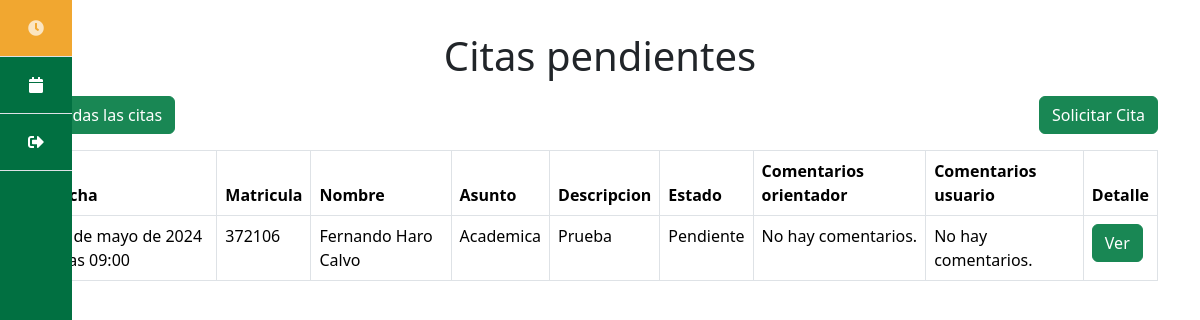
Page /citas_pendientes/ (signed in) on the earlier database version.
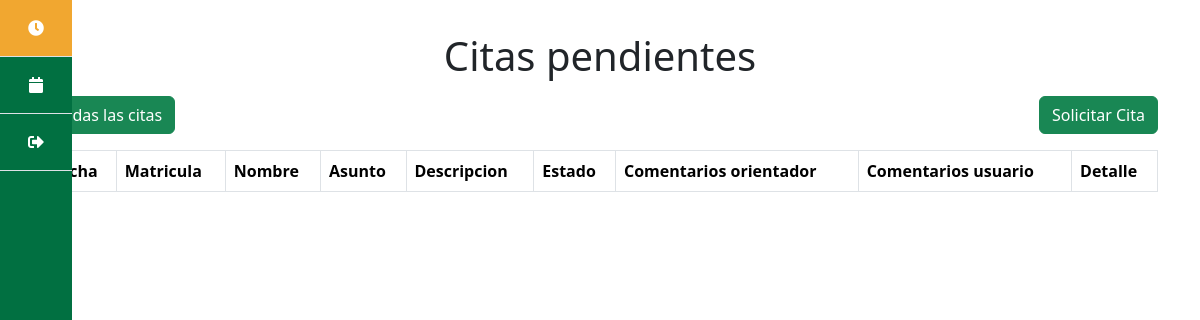
Same page on the later database version.
### paginas/models.py (models this page shows, shortened)
class Cita(models.Model):
    PENDIENTE = 'Pendiente'
    CONFIRMADA = 'Confirmada'
    DECLINADA = 'Declinada'
    ESTADOS_CITA = [
        (PENDIENTE, 'Pendiente'),
        (CONFIRMADA, 'Confirmada'),
        (DECLINADA, 'Declinada'),
    ]
    HOMBRE = 'Hombre'
    MUJER = 'Mujer'
    PREFIERO_NO_DECIRLO = 'Prefiero no decirlo'
    GENERO = [
        (HOMBRE, 'Hombre'),
        (MUJER, 'Mujer'),
        (PREFIERO_NO_DECIRLO, 'Prefiero no decirlo'),
    ]
    INGENIERIA_CIVIL = 'Ingenieria Civil'
    INGENIERIA_ELECTRONICA = 'Ingenieria en Electronica'
    INGENIERIA_COMPUTACION = 'Ingenieria en Computacion'
    INGENIERIA_INDUSTRIAL = 'Ingenieria Industrial'
    INGENIERIA_NANOTECNOLOGIA = 'Ingenieria en Nanatecnologia'
    INGENIERIA_SOFTWARE = 'Ingenieria en Software'
    BIOINGENIERIA = 'Bioingenieria'
    ARQUITECTURA = 'Arquitectura'
    CARRERAS = [
        (INGENIERIA_CIVIL,  'Ingenieria Civil'),
        (INGENIERIA_ELECTRONICA,  'Ingenieria en Electronica'),
        (INGENIERIA_COMPUTACION,  'Ingenieria en Computacion'),
        (INGENIERIA_INDUSTRIAL,  'Ingenieria Industrial'),
        (INGENIERIA_NANOTECNOLOGIA,  'Ingenieria en Nanotecnologia'),
        (INGENIERIA_SOFTWARE,  'Ingenieria en Software y Tecnologias Emergentes'),
        (BIOINGENIERIA,  'Bioingenieria'),
        (ARQUITECTURA,  'Arquitectura'),
    ]
    ACADEMICA = 'Academica'
    PERSONAL = 'Personal'
    VOCACIONAL = 'Vocacional'
    BAJA = 'Baja'
    PSICOLOGICA = 'Psicologica'
    ASUNTOS = [
        (ACADEMICA, 'Academica'),
        (PERSONAL, 'Personal'),
        (VOCACIONAL, 'Vocacional'),
        (BAJA, 'Baja'),
        (PSICOLOGICA, 'Psicologica'),
    ]
    PRIMERO = '1'
    SEGUNDO = '2'
    TERCERO = '3'
    CUARTO = '4'
    QUINTO = '5'
    SEXTO = '6'
    SEPTIMO = '7'
    OCTAVO = '8'
    NOVENO = '9'
    SEMESTRES = [
        (PRIMERO, '1'),
        (SEGUNDO, '2'),
        (TERCERO, '3'),
        (CUARTO, '4'),
        (QUINTO, '5'),
        (SEXTO, '6'),
        (SEPTIMO, '7'),
        (OCTAVO, '8'),
        (NOVENO, '9'),
    ]
    matricula = models.CharField(max_length=8)
    apellido_paterno = models.CharField(max_length=20)
    apellido_materno = models.CharField(max_length=20)
    nombre = models.CharField(max_length=40)
    descripcion = models.TextField(max_length=200)
    fecha = models.DateTimeField()
    semestre = models.CharField(
        max_length=2,
        choices=SEMESTRES,
        default=PRIMERO
    )
    comentarios_orientador = models.TextField(
        max_length=200,
        default="No hay comentarios."
    )
    comentarios_usuario = models.TextField(
        max_length=200,
        default="No hay comentarios."
    )
    sexo = models.CharField(
        max_length=20,
        choices=GENERO,
        default=PREFIERO_NO_DECIRLO,
    )
    estado = models.CharField(
        max_length=11,
        choices=ESTADOS_CITA,
        default=PENDIENTE,
    )
    carrera = models.CharField(
        max_length=50,
        choices=CARRERAS,
        default=INGENIERIA_SOFTWARE
    )
    asunto = models.CharField(
        max_length=50,
        choices=ASUNTOS,
        default=ACADEMICA
    )
    solicitada = models.DateTimeField(auto_now_add=True)
    user = models.ForeignKey(User, on_delete=models.CASCADE)

### paginas/views.py (the view)
# urls.py: path('citas_pendientes/', views.citas_pendientes, name = 'citas_pendientes'),
def citas_pendientes(request):
    if request.user.username == 'espy':
        citas = Cita.objects.filter(estado='Pendiente').order_by('solicitada')
    else:
        citas = Cita.objects.filter(
            estado='Pendiente', user=request.user).order_by('solicitada')
    return render(request, 'citas_pendientes.html', {
        'citas': citas})

### paginas/templates/citas_pendientes.html
{% extends 'base.html' %} {% block content %}
<h1 class="text-center mt-3 mb-3">Citas pendientes</h1>
<div class="d-flex mb-3 justify-content-between">
  <div class="d-flex gap-2">
      <a href="/citas" class="btn btn-success">Todas las citas</a>
  </div>
  <div>
    <a href="/citas/crear" class="btn btn-success">Solicitar Cita</a>
  </div>
</div>
<table class="table table-bordered">
    <thead>
        <tr>
            <th scope="col">Fecha</th>
            <th scope="col">Matricula</th>
            <th scope="col">Nombre</th>
            <th scope="col">Asunto</th>
            <th scope="col">Descripcion</th>
            <th scope="col">Estado</th>
            <th scope="col">Comentarios orientador</th>
            <th scope="col">Comentarios usuario</th>
            {% if user.is_staff %}
            <th scope="col">Acciones</th>
            {% else %}
            <th scope="col">Detalle</th>
            {% endif %}
        </tr>
    </thead>
    <tbody>
        {% for cita in citas %}
        <tr>
            <td>{{ cita.fecha }}</td>
            <td>{{ cita.matricula }}</td>
            <td>
                {{ cita.nombre }} {{cita.apellido_paterno}}
                {{cita.apellido_materno}}
            </td>
            <td>{{ cita.asunto }}</td>
            <td>{{ cita.descripcion }}</td>
            <td>{{ cita.estado }}</td>
            <td>{{ cita.comentarios_orientador }}</td>
            <td>{{ cita.comentarios_usuario }}</td>
            {% if user.is_staff %}
            <td>
                <a href="/citas/{{ cita.id }}" class="btn btn-success"
                    >Editar
                </a>
            </td>
            {% else %}
            <td>
                <a href="/citas/{{ cita.id }}" class="btn btn-success">Ver </a>
            </td>
            {% endif %} {% endfor %}
        </tr>
    </tbody>
</table>
{% endblock %}

Differences in the rows shown:
no longer on this page (row edited): Cita: fecha "27 de mayo de 2024 a las 09:00", matricula "372106", nombre "Fernando", apellido_paterno "Haro", apellido_materno "Calvo", asunto "Academica", descripcion "Prueba", estado "Pendiente", comentarios_orientador "No hay comentarios.", comentarios_usuario "No hay comentarios."
